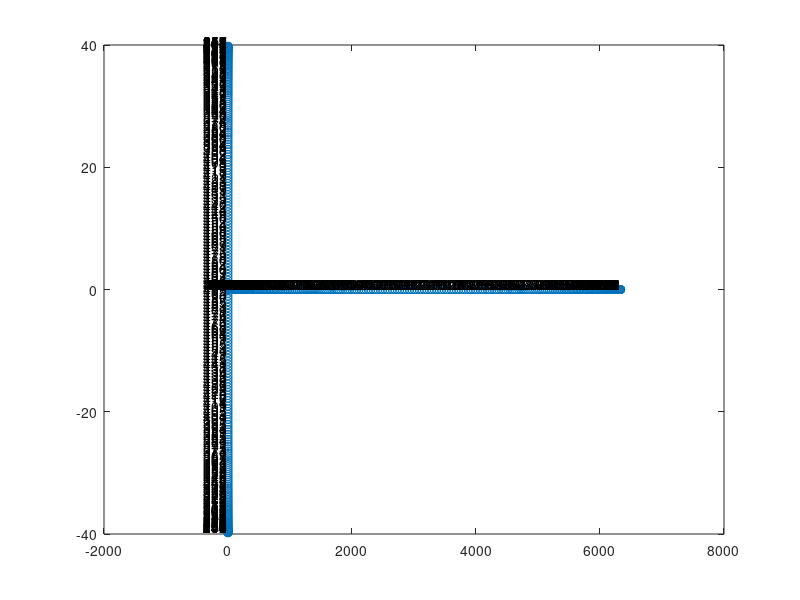
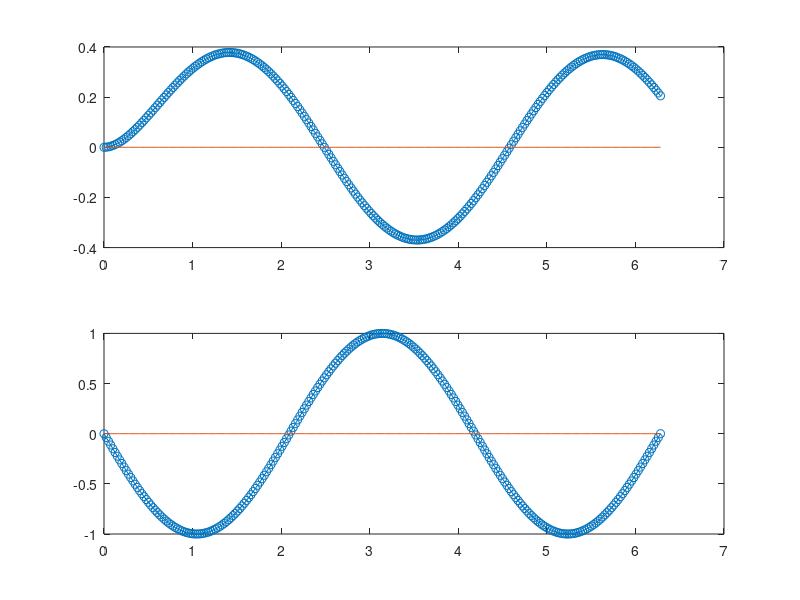

The MATLAB script that drew these images, in order:
clc
clear

xint = 0;
xend = 2*pi;

N = 250;
Nr = N+1;
% cheb dif mat
% [D,x] = cheb(N);

% Dx = D/((xend-xint)/2);
I = eye(Nr);

% Dx2 = Dx^2;
xx = linspace(xint,xend,Nr);
h = (xend-xint)/(Nr-1);
xreal = xx;
% uni dif mat

fracDl = (-1/(2*h)).*ones(Nr,1);
fracDm = zeros(Nr,1);
fracDr = (1/(2*h)).*ones(Nr,1);

D = spdiags([fracDl fracDm fracDr],-1:1,Nr,Nr);

Dx = full(D);
% forward
Dx(1,1) = -3/(2*h);
Dx(1,2) = 4/(2*h);
Dx(1,3) = -1/(2*h);
% backward
Dx(Nr,Nr) = 3/(2*h);
Dx(Nr,Nr-1) = -4/(2*h);
Dx(Nr,Nr-2) = 1/(2*h);


fracD2l = (1/h^2).*ones(Nr,1);
fracD2m = (-2/h^2).*ones(Nr,1);
fracD2r = (1/h^2).*ones(Nr,1);

D2 = spdiags([fracD2l fracD2m fracD2r],-1:1,Nr,Nr);
D2x = full(D2);
% forward
D2x(1,1) = 2/h^2;
D2x(1,2) = -5/h^2;
D2x(1,3) = 4/h^2;
D2x(1,4) = -1/h^2;
% backward
D2x(Nr,Nr) = 2/h^2;
D2x(Nr,Nr-1) = -5/h^2;
D2x(Nr,Nr-2) = 4/h^2;
D2x(Nr,Nr-3) = -1/h^2;

% xreal = (xint+xend)/2 + xx*(xend-xint)/2;
% xreal = flip(xreal);

% check mesh
% figure()
% plot(xx,'o')
% hold on
% plot(xreal,'^')

% mat fill

LHS11 = Dx;
LHS12 = I;
LHS21 = zeros(Nr,Nr);
LHS22 = D2x;

RHS11 = -I;
% RHS11 = zeros(Nr,Nr);
RHS12 = zeros(Nr,Nr);
RHS21 = zeros(Nr,Nr);
RHS22 = -I;

% BCs

%左边界值为0
LHS11(1,:) = I(1,:);
LHS12(1,:) = 0;
RHS11(1,:) = 0;

LHS22(1,:) = I(1,:);
LHS21(1,:) = 0;
RHS22(1,:) = 0;

% 右边界值为0
% LHS11(Nr,:) = I(Nr,:);
% LHS12(Nr,:) = 0;
% RHS11(Nr,:) = 0;

LHS22(Nr,:) = I(Nr,:);
LHS21(Nr,:) = 0;
RHS22(Nr,:) = 0;

LHS = [LHS11,LHS12;LHS21,LHS22];
RHS = [RHS11,RHS12;RHS21,RHS22];
%%
% solve
[V,D] = eig(LHS,RHS);
% [V,D] = eigs(LHS,RHS,20,'smallestabs');

Omegalist=diag(D);
Omeganew=Omegalist;
Vnew=V;


realOme=real(Omeganew);
imagOme=imag(Omeganew);

figure()
plot(realOme,imagOme,'o')

hold on
for i = 1:1:length(Omeganew)
    text(realOme(i), imagOme(i), num2str(i), 'VerticalAlignment','bottom', 'HorizontalAlignment','right');
end
%%

TRY = 477;

C=realOme(TRY,1);
Aal = 1;
ureal = Aal.*(-exp(-C.*xx) - sqrt(C).*sin(sqrt(C).*xx) + cos(sqrt(C).*xx))./(sqrt(C).*(C + 1));



figure()
subplot(2,1,1)
plot(xreal,real(Vnew(1:Nr,TRY)),'-o')
hold on
% ylim([0,2*10e-13])
plot(xreal,imag(Vnew(1:Nr,TRY)),'-')
hold on
% plot(xx,ureal,'m-','LineWidth',2)
% hold on
subplot(2,1,2)
plot(xreal,real(Vnew(Nr+1:end,TRY)),'-o')
hold on
plot(xreal,imag(Vnew(Nr+1:end,TRY)),'-')
hold on
%%
